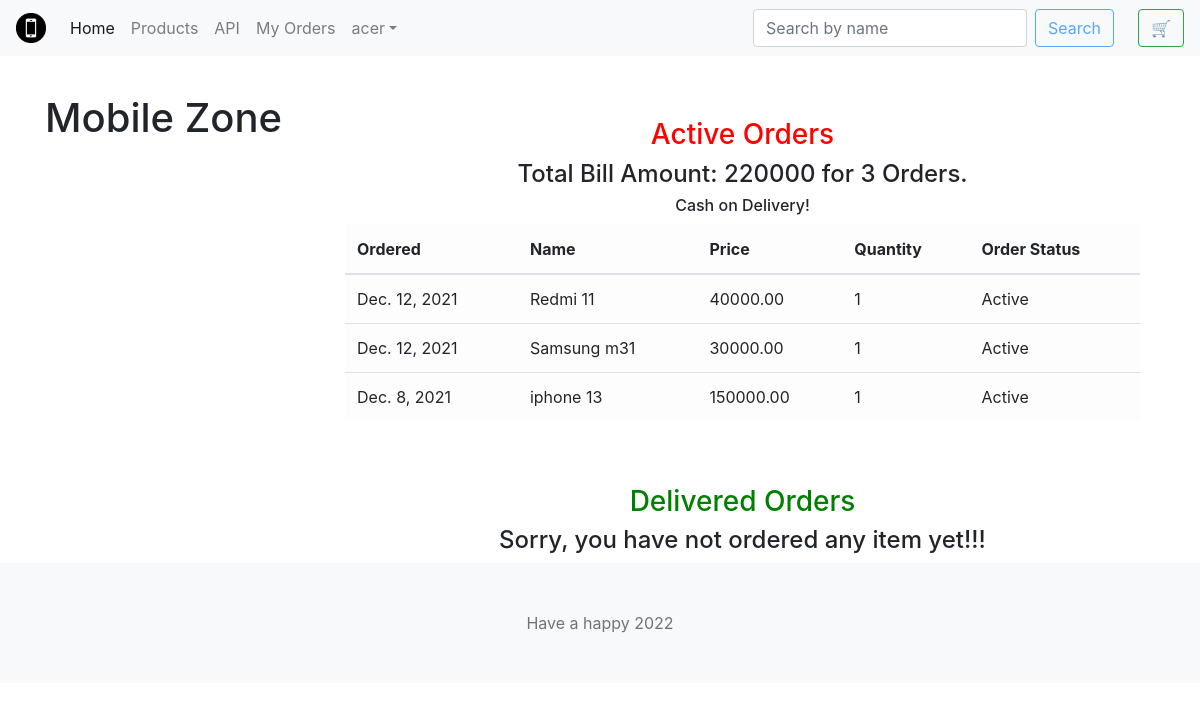
The app's page /order_details/ (signed in) with its own data.
### main/models.py (models this page shows, shortened)
class CartItems(models.Model):
    ORDER_STATUS = (
        ('Active', 'Active'),
        ('Delivered', 'Delivered')
    )
    user = models.ForeignKey(User, on_delete=models.CASCADE)
    product = models.ForeignKey(Product, on_delete=models.CASCADE)
    ordered = models.BooleanField(default=False)
    quantity = models.IntegerField(default=1)
    ordered_date = models.DateField(default=timezone.now)
    status = models.CharField(max_length=20, choices=ORDER_STATUS, default='Active')
    delivery_date = models.DateField(default=timezone.now)
    class Meta:
        verbose_name = 'Cart Item'
        verbose_name_plural = 'Cart Items'

class Product(models.Model):
    category = models.ForeignKey(Category, on_delete=models.CASCADE, default="mobile")
    name = models.CharField(max_length=100)
    price = models.DecimalField(default=0, decimal_places=2, max_digits=10)
    slug = AutoSlugField(populate_from='name')
    image = models.ImageField(upload_to="media", blank=True)
    detail = models.TextField(max_length=300)
    status = models.CharField(max_length=30, blank=True)
    latest = models.BooleanField(default=True)

### main/views.py (the view)
# urls.py: path('order_details/', views.order_details, name='order_details'),
@login_required(login_url='login')
def order_details(request):
    items = CartItems.objects.filter(user=request.user, ordered=True, status="Active").order_by('-ordered_date')
    cart_items = CartItems.objects.filter(user=request.user, ordered=True, status="Delivered").order_by('-ordered_date')
    bill = items.aggregate(Sum('product__price'))
    number = items.aggregate(Sum('quantity'))
    total = bill.get("product__price__sum")
    count = number.get("quantity__sum")
    context = {
        'items': items,
        'cart_items': cart_items,
        'total': total,
        'count': count,
    }
    return render(request, 'main/order_details.html', context)

### main/templates/main/order_details.html
{% extends "base.html" %}
{% block content %}
<div class="cart">
    <div class="container">
        <div class="row">
            <div class="col-sm-12 mt-5">
                <h3 class="text-center" style="color:red;">Active Orders</h3>
                {% if items %}
                <h4 class="text-center">Total Bill Amount: {{total}} for {{ count }} Orders.</h4>
                <h6 class="text-center">Cash on Delivery!</h6>
                <div class="table-responsive">
                    <table class="table table-light">
                        <thead>
                        <tr>
                            <th scope="col">Ordered</th>
                            <th scope="col">Name</th>
                            <th scope="col">Price</th>
                            <th scope="col">Quantity</th>
                            <th scope="col">Order Status</th>
                        </tr>
                        </thead>
                        <tbody>
                            {% for item_active in items %}
                        <tr>
                            <td>{{ item_active.ordered_date }}</td>
                            <td>{{ item_active.product.name }} <span class="badge badge-{{ item_active.item.label_colour }}">{{ item_active.item.labels }}</span></td>
                            <td>{{ item_active.product.price }}</td>
                            <td>{{ item_active.quantity}}</td>
                            <td>{{ item_active.status }}</td>
                        </tr>
                            {% endfor %}
                        </tbody>
                    </table>
                </div>
                {% else %}
                <h4 class="text-center">Sorry, you have not ordered any item yet!!!</h4>
                {% endif %}
            </div>
        </div>
        <div class="row">
            <div class="col-sm-12 mt-5">
                <h3 class="text-center" style="color:green;">Delivered Orders</h3>
                {% if cart_items %}
                <div class="table-responsive">
                    <table class="table table-light">
                        <thead>
                        <tr>
                            <th scope="col">Ordered</th>
                            <th scope="col">Name</th>
                            <th scope="col">Price</th>
                            <th scope="col">Quantity</th>
                            <th scope="col">Order Status</th>
                            <th scope="col">Delivery Date</th>
                        </tr>
                        </thead>
                        <tbody>
                            {% for cart in cart_items %}
                        <tr>
                            <td>{{ cart.ordered_date }}</td>
                            <td>{{ cart.product.name }} <span class="badge badge-{{ cart.item.label_colour }}">{{ cart.item.labels }}</span></td>
                            <td>{{ cart.product.price }}</td>
                            <td>{{ cart.quantity }}</td>
                            <td>{{ cart.status }}</td>
                            <td>{{ cart.delivery_date }}</td>
                        </tr>
                            {% endfor %}
                        </tbody>
                    </table>
                </div>
                {% else %}
                <h4 class="text-center">Sorry, you have not ordered any item yet!!!</h4>
                {% endif %}
            </div>
        </div>
    </div>
</div>
{% endblock content %}

### Mobile/templates/Mobile/base.html (shortened to what this page needs)
<!DOCTYPE html>
<html lang="en">
<head>
    <link rel="stylesheet" href="https://stackpath.bootstrapcdn.com/bootstrap/4.3.1/css/bootstrap.min.css">
    <link href="/static/shop/css/bootstrap.min.css" rel="stylesheet">
</head>
<body style="padding-top:70px">
    <nav class="navbar navbar-expand-lg navbar-light bg-light fixed-top">
        {% load static %}
        <a class="navbar-brand" href="/"><img id="logo" class="d-block img-fluid" src="{% static 'shop/logo.png' %}" alt="Mobile Zone"></a>
        <div class="collapse navbar-collapse" id="navbarSupportedContent">
            <ul class="navbar-nav mr-auto">
                <li class="nav-item active">
                    <a class="nav-link" href="/">Home <span class="sr-only">(current)</span></a>
                </li>
                <li class="nav-item">
                    <a class="nav-link" href="/products">Products</a>
                </li>
                <li class="nav-item">
                    <a class="nav-link" href="/api">API</a>
                </li>
                <li class="nav-item">
                    <a class="nav-link" href="/order_details">My Orders</a>
                </li>
                <li class="nav-item dropdown">
                    {% if user.is_authenticated %}
                    <a class="nav-link dropdown-toggle" href="#" id="navbarDropdown" role="button"
                       data-toggle="dropdown" aria-haspopup="true" aria-expanded="false">{{user}}</a>
                        {% endif %}
                </li>
            </ul>
            <form class="form-inline my-2 my-lg-0 mr-4" method="GET" action="">
                <input class="form-control mr-sm-2" name="q" type="text" id="myInput" placeholder="Search by name" aria-label="Search" value="{{ request.GET.q }}">
                <button class="btn btn-outline-primary my-2 my-sm-0" type="submit" disabled>Search</button>
            </form>
            <a href="/cart" class="btn btn-outline-success my-2 my-sm-0">
                <span class="glyphicon">🛒</span>
            </a>
        </div>
    </nav>
    <div class="container">
    {% block main_content %}
        <div class="row">
            <div class="col-lg-3">
                <h1 class="my-4">Mobile Zone</h1>
            </div>
            <div class="col-lg-9">
                {% block content %}
                {% endblock %}
            </div>
        </div>
    {% endblock %}
    </div>
    <footer class="py-5 bg-light">
        <div class="container text-muted">
            <p class="m-0 text-center">Have a happy {% now "Y" %}</p>
        </div>
    </footer>
</body>
</html>

### Mobile/templates/Mobile/base.html (style rules this page uses)
#logo { height: 30px; width: 30px; }

### records on screen
CartItems: ordered_date "Dec. 12, 2021", product.name "Redmi 11", product.price "40000.00", quantity "1", status "Active"
CartItems: ordered_date "Dec. 12, 2021", product.name "Samsung m31", product.price "30000.00", quantity "1", status "Active"
CartItems: ordered_date "Dec. 8, 2021", product.name "iphone 13", product.price "150000.00", quantity "1", status "Active"

### other values on screen
{{ user }} "acer"
{{ total }} "220000"
{{ count }} "3"
